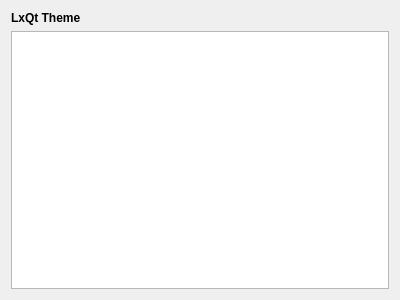
<?xml version="1.0" encoding="UTF-8"?>
<ui version="4.0">
 <class>LxQtThemeConfig</class>
 <widget class="QWidget" name="LxQtThemeConfig">
  <property name="geometry">
   <rect>
    <x>0</x>
    <y>0</y>
    <width>400</width>
    <height>300</height>
   </rect>
  </property>
  <layout class="QVBoxLayout" name="verticalLayout">
   <item>
    <widget class="QLabel" name="label">
     <property name="font">
      <font>
       <weight>75</weight>
       <bold>true</bold>
      </font>
     </property>
     <property name="text">
      <string>LxQt Theme</string>
     </property>
    </widget>
   </item>
   <item>
    <widget class="QTreeWidget" name="lxqtThemeList">
     <property name="alternatingRowColors">
      <bool>true</bool>
     </property>
     <property name="iconSize">
      <size>
       <width>100</width>
       <height>32</height>
      </size>
     </property>
     <property name="rootIsDecorated">
      <bool>false</bool>
     </property>
     <property name="uniformRowHeights">
      <bool>true</bool>
     </property>
     <attribute name="headerVisible">
      <bool>false</bool>
     </attribute>
     <column>
      <property name="text">
       <string notr="true">1</string>
      </property>
     </column>
    </widget>
   </item>
  </layout>
 </widget>
 <resources/>
 <connections/>
</ui>
